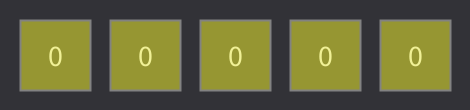
Frame 1 (no input)
Frame 60 (the mouse pressed at the canvas centre just before this capture): identical to frame 1, image omitted
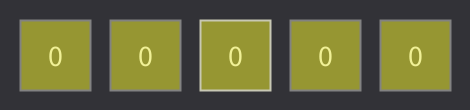
Frame 120 (the mouse held since frame 60 and released just before this capture)

The Processing sketch that drew these frames (run headless with seeded random() and noise(); from frame 60 on, the mouse is pressed at the canvas centre):

// Processing sketch: processing_134467
// ── processing_134467.pde

ClickableRect Rect=new ClickableRect(20,20,70,70);
ClickableRect Rect2=new ClickableRect(110,20,70,70);
ClickableRect Rect3=new ClickableRect(200,20,70,70);
ClickableRect Rect4=new ClickableRect(290,20,70,70);
ClickableRect Rect5=new ClickableRect(380,20,70,70);
 
void setup(){
  size(470,110);
}
 
void draw(){
  background(50,50,55);
  Rect.draw();
  Rect2.draw();
  Rect3.draw();
  Rect4.draw();
  Rect5.draw(); 
}
 
void mouseClicked(){
  if(Rect.mouseOver()){
    Rect.countClick();
  }
}
 
class ClickableRect{
  int x0,y0,w,h;
  int counter=0;
   
  public ClickableRect(int x,int y,int newWidth, int newHeight){
    w=newWidth;
    h=newHeight;
    setPosition(x,y);
  }
   
  public void setPosition(int x,int y){
    x0=x;
    y0=y;
  }
  public void draw(){
    fill(150,150,50);
    strokeWeight(2);
    if(mouseOver()){
      stroke(200,200,180);
    }else{
      stroke(130,130,130);
    }
    rect(x0,y0,w,h);
    fill(240,240,150);
    textSize(30);
    textAlign(CENTER,CENTER);
    text(counter,x0+w/2,y0+h/2);
  }
  public boolean mouseOver(){
    if(mouseX>=x0&&mouseX<x0+h&&mouseY>=y0&&mouseY<y0+h){
      return true;
    }else{
      return false;
    }
  }
  public void countClick(){
    counter++;
  }
}
